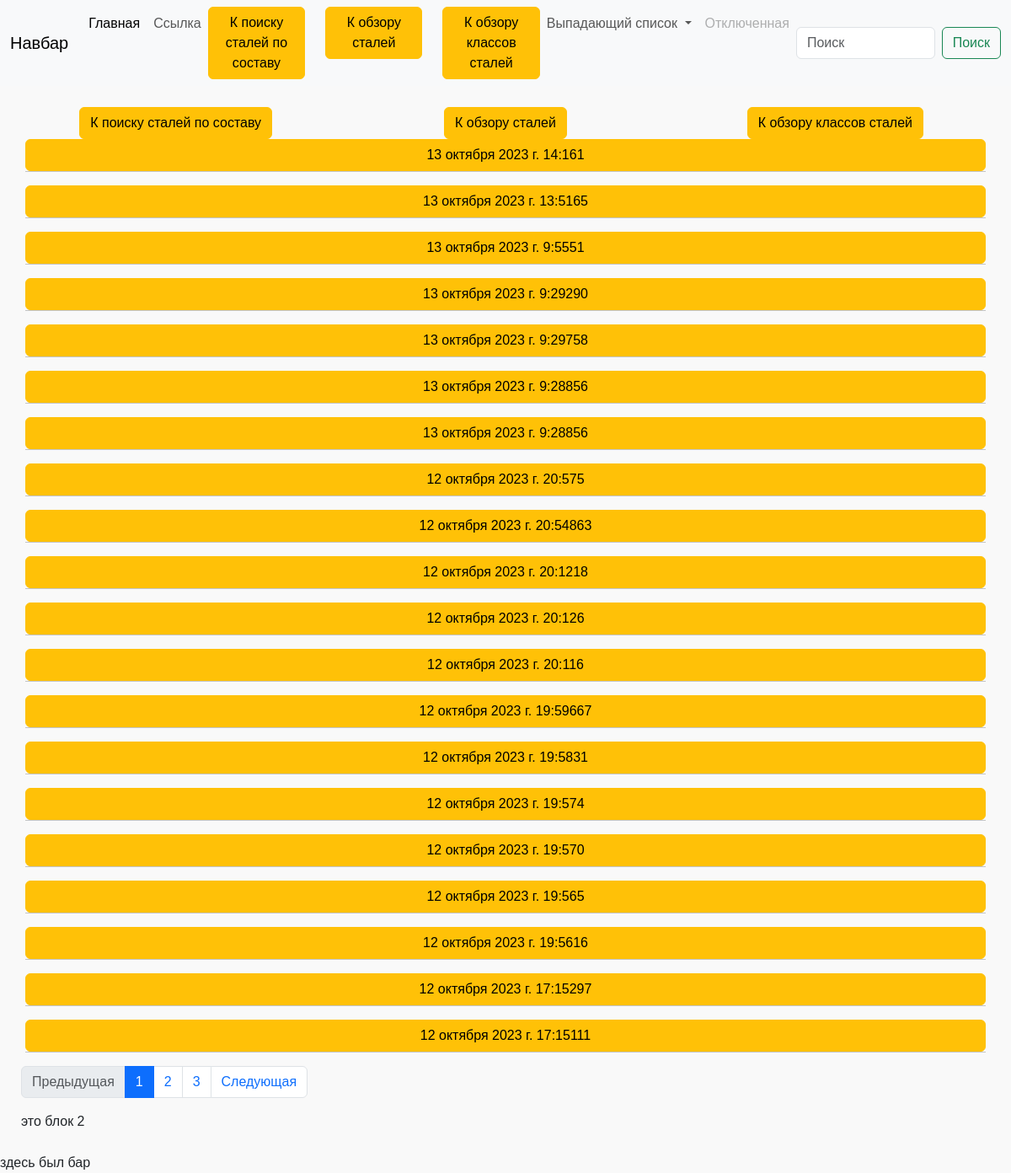
/metal/steel/result/, run on an earlier commit of the app's database.
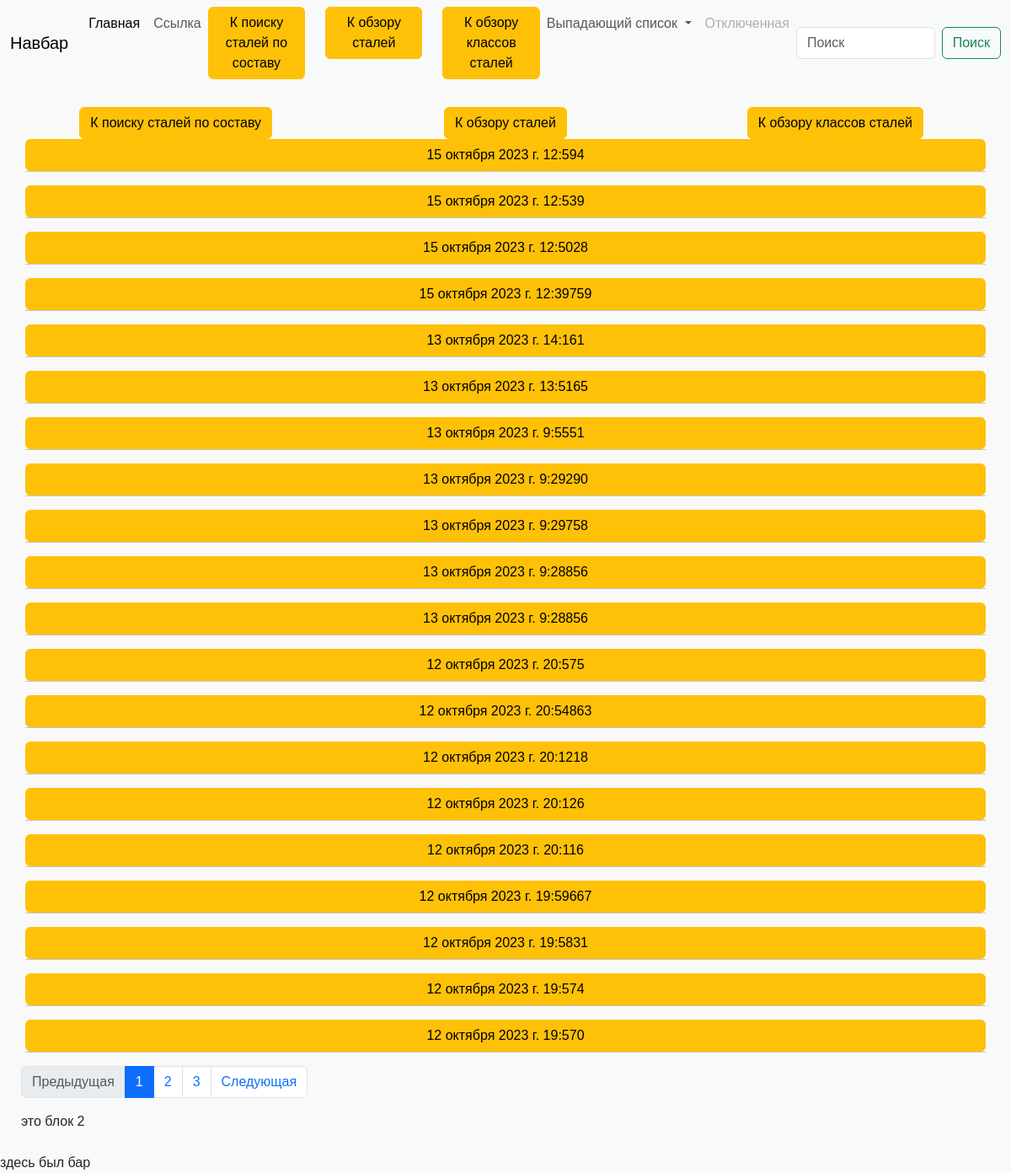
And on a later commit of the database.
### metal/models.py (models this page shows, shortened)
class AbstructForMetal(models.Model): #абстрактный класс
    _S = ["C", "Si", "Mn", "Cr", "Ni", "Ti", "Al", "W", "Mo", "Nb", "V", "S", "P", "Cu", "Co", "Zr", "Be", "Se", "N",
          "Pb", "Fe"]
    for _i in _S:
        locals()[_i] = models.CharField(max_length=20, blank=True, verbose_name = f'Элемент {_i}')
    class Meta:
        abstract = True

class MetalSearch(AbstructForMetal):
    objects = models.Manager()
    count_manager = CountManager('metals_info')
    slug = models.SlugField(max_length=100, unique=True, blank=True, null=True, db_index=True)
    date = models.DateTimeField(blank=True, null=True)
    user_search = models.ForeignKey(
        User,
        on_delete=models.SET_NULL,
        blank=True,
        null=True,
        related_name='metalSearch'
    )
    def get_absolute_url(self):
        return reverse('search-slug-url', kwargs={'slug': self.slug})

### metal/views.py (the view)
# urls.py: path('steel/result/', SearchAll.as_view(), name='steel-result-url'),
class SearchAll(ContextMixin, ListView):
    paginate_by = 20
    paginate_orphans =5
    model = MetalSearch
    template_name = 'metal/steel-result.html'
    def get_queryset(self):
        return self.model.count_manager.order_by('-date')

### metal/context_processors.py (called while the page is built)
def get_menu(request):
    context = {}
    if request.path.split('/')[1] == 'metal':
        template_name = request.resolver_match.url_name
        context['menu'] = menu2.get(template_name, 'Страница')
    return context

### metal/models.py (called while the page is built)
    def get_queryset(self):
        in_annotate = {self.name: Count(self.to_annotate)}  # счётчик
        return super().get_queryset().annotate(**in_annotate).order_by(self.ordering+self.name)

### metal/templates/metal/steel-result.html (shortened to what this page needs)
{% extends 'metal/base_metal.html' %}
{% block block_1 %}
    {% include 'metal/includes/buttons.html' %}
    {% for page in page_obj %}
        <div class="container text-center">
            <div class="row">
                <a class="btn btn-warning" href="{{page.get_absolute_url }}" role="button">{{page.date}}{{page.total}}</a>
                <hr>
            </div>
        </div>
    {% endfor %}
    {% include 'metal/includes/paginator.html' %}
{% endblock %}
{% block block_2 %}
  это блок 2
{% endblock %}

What changed in the data, as far as the page shows it:
no longer on this page (row unchanged): MetalSearch: date "12 октября 2023 г. 19:56", total "5"
no longer on this page (row unchanged): MetalSearch: date "12 октября 2023 г. 19:56", total "16"
no longer on this page (row unchanged): MetalSearch: date "12 октября 2023 г. 17:15", total "297"
no longer on this page (row unchanged): MetalSearch: date "12 октября 2023 г. 17:15", total "111"
added MetalSearch: date "15 октября 2023 г. 12:59", total "4"
added MetalSearch: date "15 октября 2023 г. 12:53", total "9"
added MetalSearch: date "15 октября 2023 г. 12:50", total "28"
added MetalSearch: date "15 октября 2023 г. 12:39", total "759"
